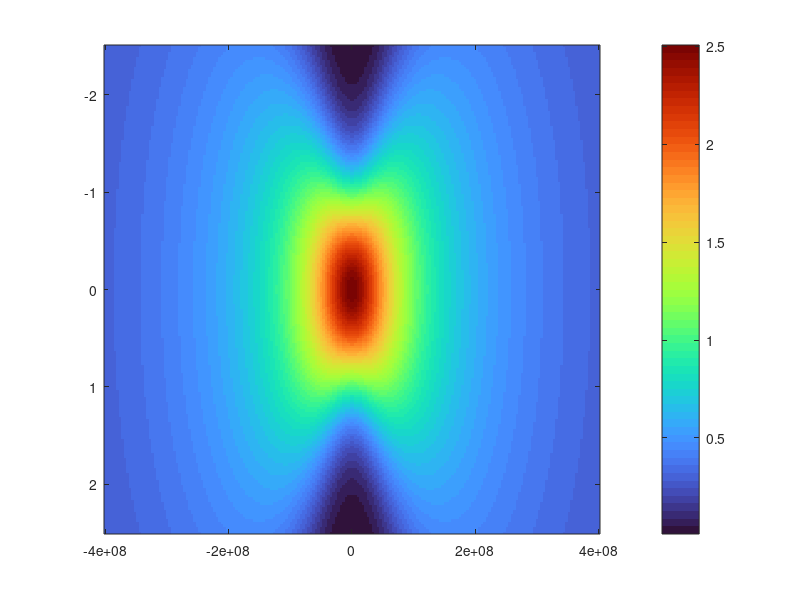

Write MATLAB code to recreate this figure. (Note: this script raises an error after producing the figure.)
% Steady State Excitation with Comb
% by Seth Erickson
% Simulates the effect of different amounts of GDD on the same optical
% bandwidth

% Constants
c=299792458;
hb=1.05457E-34;
eps0=8.854E-12;

% Constants for our transition
dgk=5.978*8.478E-30; % -e<k|r|g> for our transition
dke=1.98*8.478E-30; % -e<e|r|k> for our transition
Del=2*pi*1E12; % Detuning of the virtual state from real intermediate state
gam=4.193E6; % Excited state decay rate (s-1)


Itot=1E3; %Intensity in Watts/m^2 (1E3=1mW/mm^2)
FWHM=75E9; % BW is std, so put in FWHM here
bw=FWHM./(2*sqrt(2*log(2)));
frep=1E8;

freqs=-5*bw:frep:5*bw;
Spectrum=frep*Itot/(bw*sqrt(pi))*exp(-freqs.^2/bw.^2);

rhos=[];
Ls=[];

Es=sqrt(2*Spectrum/(c*eps0));

j=1;
k=1;
jmax=200;
kmax=200;
wb=waitbar((k-1)/kmax,['Completion = ',num2str(100*k/kmax,3),'%']);
gdd=linspace(-4E8*1E-30,4E8*1E-30,kmax);
Z=linspace(-2.5E-3,2.5E-3,jmax);
dz=Z(2)-Z(1);

for GDD=gdd
    chirp=exp(1i*pi^2*GDD.*(freqs.^2));
 
    for z=Z
        
    EsZf=Es.*exp(1i*2*pi*freqs*z/c).*chirp;
    EsZb=Es.*exp(-1i*2*pi*freqs*z/c).*chirp;
    x1Sq=(dgk/hb)^2*sum(abs(EsZf).^2);
    x1x2=(dgk*dke/hb^2)*sum(EsZf.*flip(EsZb));
    x2Sq=(dke/hb)^2*sum(abs(EsZb).^2);
    
    xeff=x1x2/(2*Del);
    del=(x1Sq-x2Sq)/(4*Del);
    
    rhoSS=(1/2)*(abs(xeff)^2)/(abs(xeff)^2+gam^2+4*del^2);
    Ls=[Ls,z];
    rhos(j,k)=rhoSS;
    
    j=j+1;
    end
    k=k+1;
    j=1;
    waitbar((k-1)/kmax,wb,['Completion = ',num2str(100*(k-1)/kmax,3),'%'])
end
close(wb)

figure(3)
imagesc(gdd*1E30,Z*1E3,rhos.*gam)
colormap turbo
colorbar
clim([0,round(max(max(rhos.*gam)),2,'significant')])
xlabel('GDD (fs$^2$)','interpreter','latex')
ylabel('Distance from pulse center (mm)')
set(gca,'FontSize',28,'FontName','Times')

figure(4)
plot(gdd*1E30,trapz(rhos.*gam.*dz,1),'k')
xlabel('GDD (fs$^2$)','interpreter','latex')
ylabel('Total Fluorescence (arb)')
xlim('tight')
set(gca,'FontSize',28,'FontName','Times')
